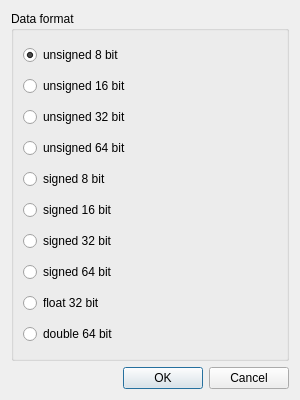
<?xml version="1.0" encoding="UTF-8"?>
<ui version="4.0">
 <class>DataSettingsDialog</class>
 <widget class="QDialog" name="DataSettingsDialog">
  <property name="geometry">
   <rect>
    <x>0</x>
    <y>0</y>
    <width>300</width>
    <height>400</height>
   </rect>
  </property>
  <property name="windowTitle">
   <string>Dialog</string>
  </property>
  <layout class="QGridLayout" name="gridLayout_5">
   <item row="1" column="0">
    <widget class="QDialogButtonBox" name="buttonBox">
     <property name="orientation">
      <enum>Qt::Horizontal</enum>
     </property>
     <property name="standardButtons">
      <set>QDialogButtonBox::Cancel|QDialogButtonBox::Ok</set>
     </property>
    </widget>
   </item>
   <item row="0" column="0">
    <widget class="QGroupBox" name="groupBox">
     <property name="title">
      <string>Data format</string>
     </property>
     <layout class="QGridLayout" name="gridLayout">
      <item row="0" column="0">
       <widget class="QRadioButton" name="button_u8">
        <property name="text">
         <string>unsigned 8 bit</string>
        </property>
        <property name="checked">
         <bool>true</bool>
        </property>
        <attribute name="buttonGroup">
         <string notr="true">buttonGroup</string>
        </attribute>
       </widget>
      </item>
      <item row="1" column="0">
       <widget class="QRadioButton" name="button_u16">
        <property name="text">
         <string>unsigned 16 bit</string>
        </property>
        <attribute name="buttonGroup">
         <string notr="true">buttonGroup</string>
        </attribute>
       </widget>
      </item>
      <item row="2" column="0">
       <widget class="QRadioButton" name="button_u32">
        <property name="text">
         <string>unsigned 32 bit</string>
        </property>
        <attribute name="buttonGroup">
         <string notr="true">buttonGroup</string>
        </attribute>
       </widget>
      </item>
      <item row="3" column="0">
       <widget class="QRadioButton" name="button_u64">
        <property name="text">
         <string>unsigned 64 bit</string>
        </property>
        <attribute name="buttonGroup">
         <string notr="true">buttonGroup</string>
        </attribute>
       </widget>
      </item>
      <item row="4" column="0">
       <widget class="QRadioButton" name="button_i8">
        <property name="text">
         <string>signed 8 bit</string>
        </property>
       </widget>
      </item>
      <item row="5" column="0">
       <widget class="QRadioButton" name="button_i16">
        <property name="text">
         <string>signed 16 bit</string>
        </property>
       </widget>
      </item>
      <item row="6" column="0">
       <widget class="QRadioButton" name="button_i32">
        <property name="text">
         <string>signed 32 bit</string>
        </property>
       </widget>
      </item>
      <item row="7" column="0">
       <widget class="QRadioButton" name="button_i64">
        <property name="text">
         <string>signed 64 bit</string>
        </property>
       </widget>
      </item>
      <item row="8" column="0">
       <widget class="QRadioButton" name="button_f32">
        <property name="text">
         <string>float 32 bit</string>
        </property>
       </widget>
      </item>
      <item row="9" column="0">
       <widget class="QRadioButton" name="button_f64">
        <property name="text">
         <string>double 64 bit</string>
        </property>
       </widget>
      </item>
     </layout>
    </widget>
   </item>
  </layout>
 </widget>
 <resources/>
 <connections>
  <connection>
   <sender>buttonBox</sender>
   <signal>accepted()</signal>
   <receiver>DataSettingsDialog</receiver>
   <slot>accept()</slot>
   <hints>
    <hint type="sourcelabel">
     <x>227</x>
     <y>279</y>
    </hint>
    <hint type="destinationlabel">
     <x>157</x>
     <y>274</y>
    </hint>
   </hints>
  </connection>
  <connection>
   <sender>buttonBox</sender>
   <signal>rejected()</signal>
   <receiver>DataSettingsDialog</receiver>
   <slot>reject()</slot>
   <hints>
    <hint type="sourcelabel">
     <x>295</x>
     <y>285</y>
    </hint>
    <hint type="destinationlabel">
     <x>286</x>
     <y>274</y>
    </hint>
   </hints>
  </connection>
 </connections>
 <buttongroups>
  <buttongroup name="buttonGroup"/>
 </buttongroups>
</ui>
